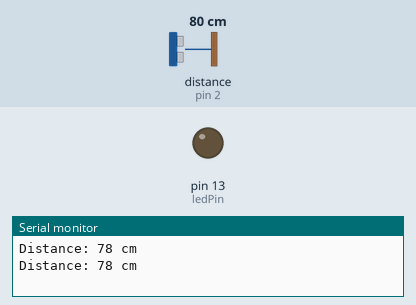
The sketch below on a simulated Arduino Uno, built with avr-gcc and run on an emulated ATmega328P. Parts: output pins drawn as LEDs (lit = HIGH), the last lines printed to the serial monitor. Wiring (inferred from the names in the program): ultrasonic range finder: trigger pin 3; echo pin 2. Dashed ring = blinking. Inputs (shaded band) come from the test bench; at power-on: distance to the obstacle (sensor on pin 2) 80 cm. The echo pulse lasts 58.3 µs per cm; pins used as bus, display or sensor lines are not drawn.

Above: at 1.8 s.
1.9 s: distance to the obstacle (sensor on pin 2) set to 7 cm
3.4 s: distance to the obstacle (sensor on pin 2) set to 4 cm
At 4.06 s:
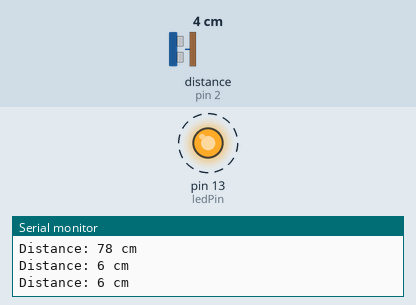
7.5 s: distance to the obstacle (sensor on pin 2) set to 9 cm
At 7.5 s:
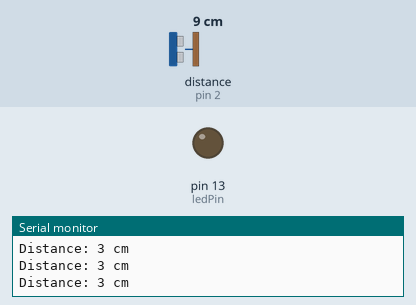
9.0 s: distance to the obstacle (sensor on pin 2) set to 2 cm
At 10.3 s:
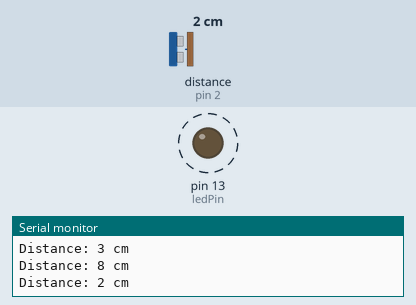
Timing chart, 0 to 14.1 s (numbered marks = the images above; inputs shaded):
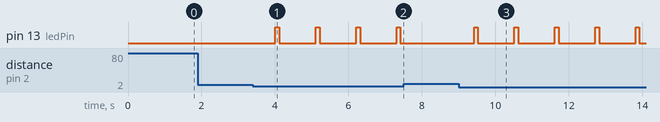

The sketch:

Ultra_Sonic_Sensor.ino
```cpp
#define echoPin 2
#define trigPin 3

long duration;
int distance;

const int ledPin = 13;

void setup() {
  pinMode(ledPin, OUTPUT);
  pinMode(trigPin, OUTPUT);
  pinMode(echoPin, INPUT);
  Serial.begin(9600);
}
void loop() {
  digitalWrite(trigPin, LOW);
  delayMicroseconds(2);

  digitalWrite(trigPin, HIGH);
  delayMicroseconds(10);
  digitalWrite(trigPin, LOW);

  duration = pulseIn(echoPin, HIGH);

  distance = duration * 0.034 / 2;

  if (distance < 5) {
    digitalWrite(ledPin, HIGH);
    delay(100);
    digitalWrite(ledPin, LOW);
  } else {
    digitalWrite(ledPin, LOW);
  }

  Serial.print("Distance: ");
  Serial.print(distance);
  Serial.print(" cm");
  Serial.print("\n");

  delay(1000);
}
```

Measured:
- the behaviour switches between 6 and 5 cm on distance to the obstacle (sensor on pin 2) (found by bisection; images 0 and 1)
- after the input at 3.4 s, pin 13 (ledPin): alternates HIGH for 0.10 s and LOW for 1.0 s, starting after 0.61 s
- after the input at 7.5 s, pin 13 (ledPin): stays LOW (without the input it goes to HIGH after 0.92 s)
- after the input at 9.0 s, pin 13 (ledPin): alternates HIGH for 0.10 s and LOW for 1.0 s, starting after 0.42 s
